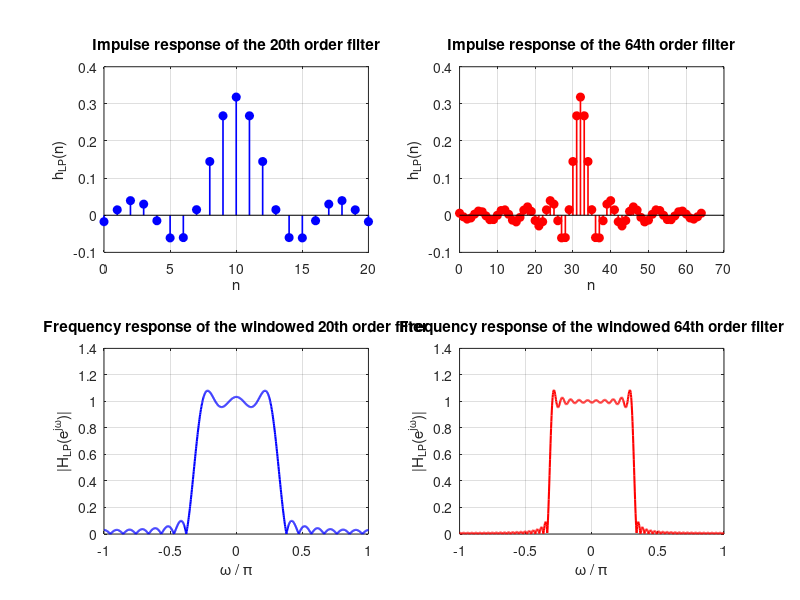

Write the MATLAB code that produced this figure. (Note: this script raises an error after producing the figure.)
%% Exercise 12 – FIR Low-Pass Filter Design
% Comparison of M = 20 and M = 64
% (Figure layout matches the example you showed)

clc; clear; close all;

%% Parameters
wc = 1;                  % cutoff frequency (rad)
M1 = 20;                 % first filter order
M2 = 64;                 % second filter order
Nfft = 1024;             % FFT points
w = linspace(-pi, pi, Nfft);

%% ----------------------------
% Compute impulse responses
% ----------------------------
% ----- For M = 20 -----
n1 = 0:M1;
h1 = sin(wc*(n1 - M1/2)) ./ (pi*(n1 - M1/2));
h1(n1 == M1/2) = wc/pi;      % handle divide-by-zero

H1 = fft(h1, Nfft);

% ----- For M = 64 -----
n2 = 0:M2;
h2 = sin(wc*(n2 - M2/2)) ./ (pi*(n2 - M2/2));
h2(n2 == M2/2) = wc/pi;

H2 = fft(h2, Nfft);

%% ----------------------------
% Create comparison figure
% ----------------------------
figure('Name','FIR LPF: M=20 vs M=64','NumberTitle','off',...
       'Position',[100 100 1200 700]);

% ---- Impulse response of M=20 ----
subplot(2,2,1);
stem(n1, h1, 'b','filled','LineWidth',1.2); grid on;
xlabel('n'); ylabel('h_{LP}(n)');
title('Impulse response of the 20th order filter');

% ---- Impulse response of M=64 ----
subplot(2,2,2);
stem(n2, h2, 'r','filled','LineWidth',1.2); grid on;
xlabel('n'); ylabel('h_{LP}(n)');
title('Impulse response of the 64th order filter');

% ---- Frequency response of M=20 ----
subplot(2,2,3);
plot(w/pi, abs(fftshift(H1)),'b','LineWidth',1.5); grid on;
xlabel('\omega / \pi'); ylabel('|H_{LP}(e^{j\omega})|');
title('Frequency response of the windowed 20th order filter');

% ---- Frequency response of M=64 ----
subplot(2,2,4);
plot(w/pi, abs(fftshift(H2)),'r','LineWidth',1.5); grid on;
xlabel('\omega / \pi'); ylabel('|H_{LP}(e^{j\omega})|');
title('Frequency response of the windowed 64th order filter');

sgtitle('Comparison of Low-Pass FIR Filters (M=20 vs M=64)');

%% Save figure (optional)
if ~exist('figures','dir')
    mkdir figures
end
saveas(gcf,'figures/FIR_LPF_M20_vs_M64.png');
